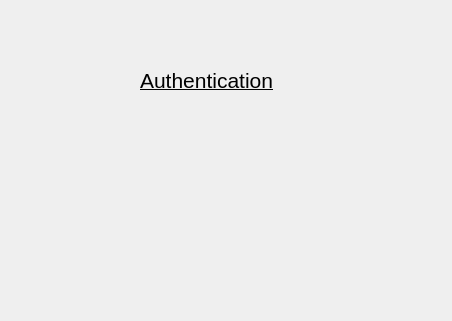
<?xml version="1.0" encoding="UTF-8"?>
<ui version="4.0">
 <class>Dialog</class>
 <widget class="QDialog" name="Dialog">
  <property name="geometry">
   <rect>
    <x>0</x>
    <y>0</y>
    <width>452</width>
    <height>321</height>
   </rect>
  </property>
  <property name="windowTitle">
   <string>Dialog</string>
  </property>
  <widget class="QLabel" name="label">
   <property name="geometry">
    <rect>
     <x>140</x>
     <y>60</y>
     <width>141</width>
     <height>41</height>
    </rect>
   </property>
   <property name="text">
    <string>&lt;html&gt;&lt;head/&gt;&lt;body&gt;&lt;p&gt;&lt;span style=&quot; font-size:16pt; text-decoration: underline;&quot;&gt;Authentication&lt;/span&gt;&lt;/p&gt;&lt;/body&gt;&lt;/html&gt;</string>
   </property>
   <property name="textFormat">
    <enum>Qt::AutoText</enum>
   </property>
   <property name="indent">
    <number>-1</number>
   </property>
  </widget>
 </widget>
 <resources/>
 <connections/>
</ui>
